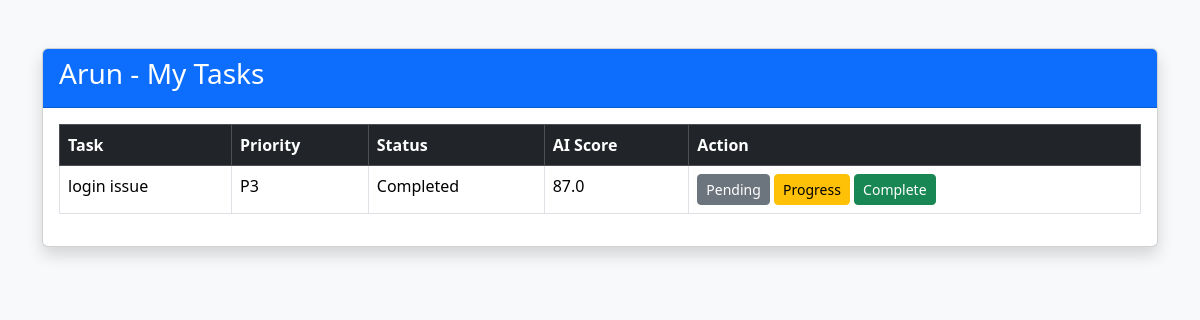
Page /employee/tasks/ (signed in) on the earlier database version.
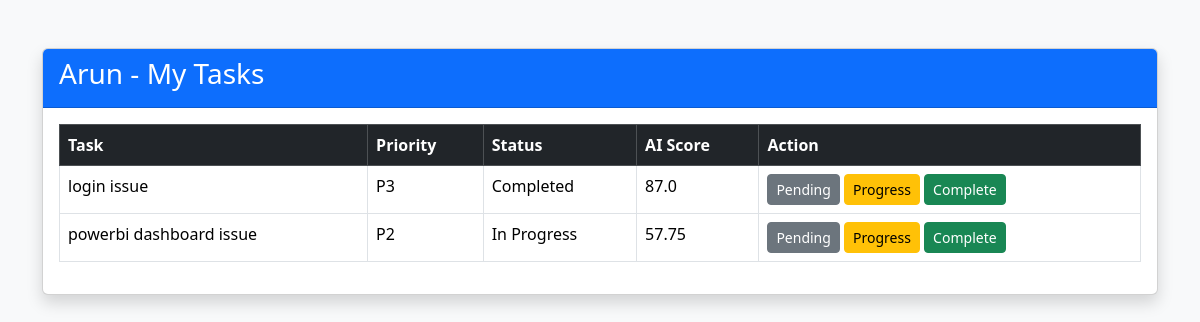
Same page on the later database version.
### tasks/models.py (models this page shows, shortened)
class Task(models.Model):
    PRIORITY_CHOICES = [
        ("P1", "Critical"),
        ("P2", "High"),
        ("P3", "Medium"),
        ("P4", "Low"),
    ]
    STATUS_CHOICES = [
        ("Pending", "Pending"),
        ("Assigned", "Assigned"),
        ("In Progress", "In Progress"),
        ("Completed", "Completed"),
    ]
    task_id = models.AutoField(primary_key=True)
    title = models.CharField(max_length=200)
    description = models.TextField()
    priority = models.CharField(
        max_length=2,
        choices=PRIORITY_CHOICES,
        default="P3"
    )
    deadline = models.DateField()
    required_skills = models.TextField()
    required_position = models.CharField(
    max_length=20,
    default="Junior"
)
    assigned_employee = models.IntegerField(
        default=0
    )
    status = models.CharField(
        max_length=20,
        choices=STATUS_CHOICES,
        default="Pending"
    )
    created_at = models.DateTimeField(auto_now_add=True)
    updated_at = models.DateTimeField(auto_now=True)
    assignment_score = models.FloatField(
    default=0
)

### employees/views.py (the view)
def my_tasks(request):
    if "employee_name" not in request.session:
        return redirect("/employee/login/")
    employee_name = request.session["employee_name"]
    employee = Employee.objects.filter(
        name=employee_name
    ).first()
    tasks = Task.objects.filter(
        assigned_employee=employee.employee_id
    )
    return render(
        request,
        "employees/my_tasks.html",
        {
            "tasks": tasks,
            "employee_name": employee_name
        }
    )

### employees/templates/employees/my_tasks.html (shortened to what this page needs)
<!DOCTYPE html>
<html>
<head>
    <link href="https://cdn.jsdelivr.net/npm/bootstrap@5.3.3/dist/css/bootstrap.min.css" rel="stylesheet">
</head>
<body class="bg-light">
<div class="container mt-5">
    <div class="card shadow">
        <div class="card-header bg-primary text-white">
            <h3>
                {{ employee_name }} - My Tasks
            </h3>
        </div>
        <div class="card-body">
            <table class="table table-bordered table-hover">
                <thead class="table-dark">
                    <tr>
                        <th>Task</th>
                        <th>Priority</th>
                        <th>Status</th>
                        <th>AI Score</th>
                        <th>Action</th>
                    </tr>
                </thead>
                <tbody>
                {% for task in tasks %}
                <tr>
                    <td>{{ task.title }}</td>
                    <td>{{ task.priority }}</td>
                    <td>{{ task.status }}</td>
                    <td>{{ task.assignment_score }}</td>
                    <td>
                        <a
                        href="/employee/task/{{ task.task_id }}/update/?status=Pending"
                        class="btn btn-secondary btn-sm">
                        Pending
                        </a>
                        <a
                        href="/employee/task/{{ task.task_id }}/update/?status=In Progress"
                        class="btn btn-warning btn-sm">
                        Progress
                        </a>
                        <a
                        href="/employee/task/{{ task.task_id }}/update/?status=Completed"
                        class="btn btn-success btn-sm">
                        Complete
                        </a>
                    </td>
                </tr>
                {% empty %}
                <tr>
                    <td colspan="5">
                        No tasks assigned.
                    </td>
                </tr>
                {% endfor %}
                </tbody>
            </table>
        </div>
    </div>
</div>
</body>
</html>

Differences in the rows shown:
added Task: title "powerbi dashboard issue", priority "P2", status "In Progress", assignment_score "57.75"
